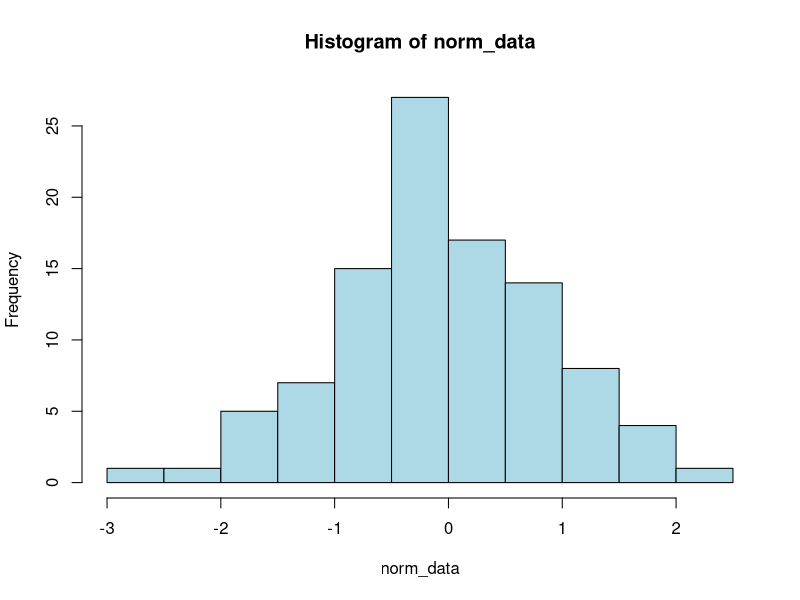
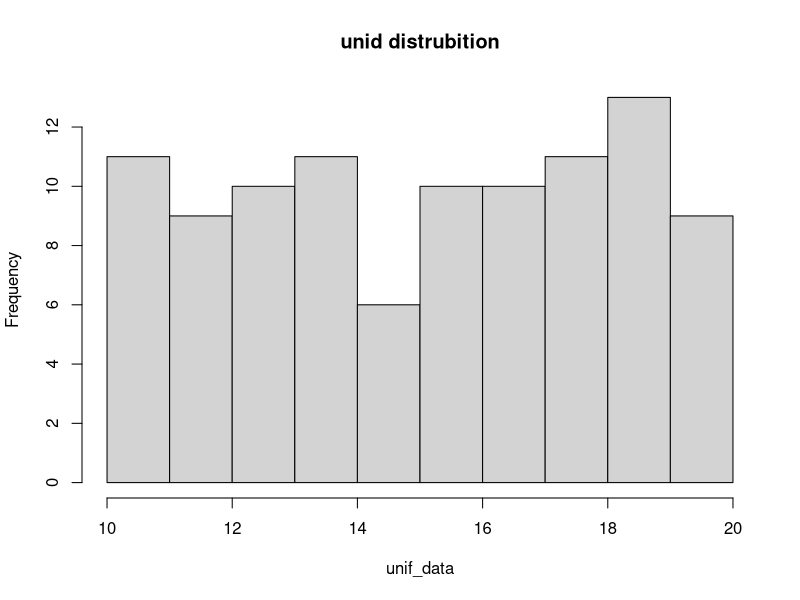

The R source for these figures, in order:
#rnorm, runif, sample function üzerinde durucaz

#rnorm(n,mean=,sd=) mean=0 varsayışan, sd=0 vaarsayılan. n ise üretilecek sayıdır
norm_data = rnorm(100) #bu şekilde rastgele normal dağılıma uygun ortalamsı = 0 standart sapması = 1 sayı üretebilirsin
hist(norm_data, col = "lightblue")
#rnuif ise diğerine benzer şekilde rastge sayı sayıı üretir. uniform dağılımınna uygun şekilde rastgekle sayı üretir 
#runif(n,min=, max=) parametrelerinden oluşur. ort ve sd benzeri parametreler yoktur. tüm sayılar eşit olasılıkla seçildiği için düzgün dağılım vardır
unif_data = runif(100, min = 10, max = 20)
hist(unif_data, main = "unid distrubition")

#Sample'a gelirsek bir veri kümesinden bir kısmı seçmemizi sağlar
#sample(x,size, replace=false, prob=null) default değerlerimi yazdım
# x verimiz, size exsçeceğimiz miktar, replace aynı değeri seçip seöüçemeyeceğimiz, prob belli değerleri seçme olasılığının arttırmamız

data = c("elma", "armut", "kiraz", "muz", "kivi", "portakal", "mandalina", "havuç", "ananas", "ejder")
sample(data, 3, replace = FALSE, prob = c(0.2, 0.05, 0.05, 0.1, 0.05, 0.15, 0.1, 0.05, 0.1, 0.15))

# 📌 Bu durumda:
# "elma" seçilme olasılığı %20,
# "armut", "kiraz", "kivi", "havuç" gibi bazıları sadece %5 olasılıkla seçiliyor.
# "portakal" ve "ejder meyvesi" %15 olasılıkla seçilebilir.

#bunun yerine aşağıdaki gibi elma seçilme olasılığını %50 yapıp gerişsinie düşük olasıııklar da verebilirz
sample(data, 3, replace = FALSE,
       prob = c(0.5, 0.05, 0.05, 0.05, 0.05, 0.05, 0.05, 0.05, 0.05, 0.1))


